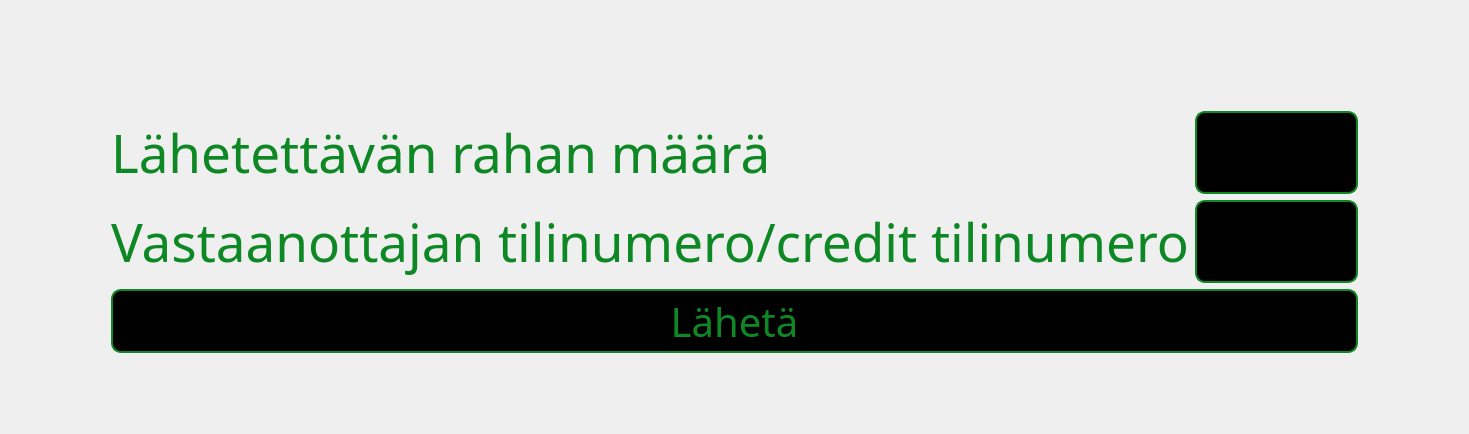
<?xml version="1.0" encoding="UTF-8"?>
<ui version="4.0">
 <class>moneysend</class>
 <widget class="QDialog" name="moneysend">
  <property name="geometry">
   <rect>
    <x>0</x>
    <y>0</y>
    <width>1391</width>
    <height>434</height>
   </rect>
  </property>
  <property name="windowTitle">
   <string>Dialog</string>
  </property>
  <property name="styleSheet">
   <string notr="true">#moneysend {border-image: url(:/graphics/graphics/graphics/lahetys.png)0 0 0 0 stretch stretch;}
#BTN_send,#lineAmount,#lineReceiver{
font-family:monofonto;
background-color: rgb(0, 0, 0);
color: rgb(14, 136, 37);
border-style:solid;
border-width: 2px;
border-color: rgb(14, 136, 37);
border-radius: 10px;
padding: 2px 2px;
}
#label_2,#label_3{
color: rgb(14, 136, 37);
 font-family:monofonto;
}
#BTN_send:pressed{

border-width: 5px;
padding: 6px 6px;
}</string>
  </property>
  <layout class="QGridLayout" name="gridLayout">
   <item row="4" column="3">
    <spacer name="horizontalSpacer_2">
     <property name="orientation">
      <enum>Qt::Horizontal</enum>
     </property>
     <property name="sizeType">
      <enum>QSizePolicy::Fixed</enum>
     </property>
     <property name="sizeHint" stdset="0">
      <size>
       <width>100</width>
       <height>20</height>
      </size>
     </property>
    </spacer>
   </item>
   <item row="4" column="0">
    <spacer name="horizontalSpacer">
     <property name="orientation">
      <enum>Qt::Horizontal</enum>
     </property>
     <property name="sizeType">
      <enum>QSizePolicy::Fixed</enum>
     </property>
     <property name="sizeHint" stdset="0">
      <size>
       <width>100</width>
       <height>20</height>
      </size>
     </property>
    </spacer>
   </item>
   <item row="1" column="1">
    <widget class="QLabel" name="label_2">
     <property name="font">
      <font>
       <family>monofonto</family>
       <pointsize>40</pointsize>
      </font>
     </property>
     <property name="text">
      <string>Lähetettävän rahan määrä</string>
     </property>
    </widget>
   </item>
   <item row="6" column="1" colspan="2">
    <widget class="QPushButton" name="BTN_send">
     <property name="sizePolicy">
      <sizepolicy hsizetype="Minimum" vsizetype="Preferred">
       <horstretch>0</horstretch>
       <verstretch>0</verstretch>
      </sizepolicy>
     </property>
     <property name="maximumSize">
      <size>
       <width>16777215</width>
       <height>100</height>
      </size>
     </property>
     <property name="font">
      <font>
       <family>monofonto</family>
       <pointsize>30</pointsize>
      </font>
     </property>
     <property name="cursor">
      <cursorShape>PointingHandCursor</cursorShape>
     </property>
     <property name="text">
      <string>Lähetä</string>
     </property>
    </widget>
   </item>
   <item row="7" column="1">
    <spacer name="verticalSpacer_2">
     <property name="orientation">
      <enum>Qt::Vertical</enum>
     </property>
     <property name="sizeType">
      <enum>QSizePolicy::Fixed</enum>
     </property>
     <property name="sizeHint" stdset="0">
      <size>
       <width>20</width>
       <height>70</height>
      </size>
     </property>
    </spacer>
   </item>
   <item row="4" column="2">
    <widget class="QLineEdit" name="lineReceiver">
     <property name="font">
      <font>
       <family>monofonto</family>
       <pointsize>40</pointsize>
      </font>
     </property>
    </widget>
   </item>
   <item row="0" column="1">
    <spacer name="verticalSpacer">
     <property name="orientation">
      <enum>Qt::Vertical</enum>
     </property>
     <property name="sizeType">
      <enum>QSizePolicy::Fixed</enum>
     </property>
     <property name="sizeHint" stdset="0">
      <size>
       <width>20</width>
       <height>100</height>
      </size>
     </property>
    </spacer>
   </item>
   <item row="1" column="2">
    <widget class="QLineEdit" name="lineAmount">
     <property name="font">
      <font>
       <family>monofonto</family>
       <pointsize>40</pointsize>
      </font>
     </property>
     <property name="frame">
      <bool>true</bool>
     </property>
     <property name="alignment">
      <set>Qt::AlignLeading|Qt::AlignLeft|Qt::AlignVCenter</set>
     </property>
    </widget>
   </item>
   <item row="4" column="1">
    <widget class="QLabel" name="label_3">
     <property name="font">
      <font>
       <family>monofonto</family>
       <pointsize>40</pointsize>
      </font>
     </property>
     <property name="text">
      <string>Vastaanottajan tilinumero/credit tilinumero</string>
     </property>
    </widget>
   </item>
  </layout>
 </widget>
 <resources/>
 <connections/>
</ui>
